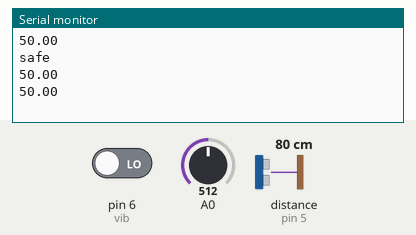
Bench run of a sketch on a simulated Arduino Uno, built with avr-gcc and run on an emulated ATmega328P. Shown: the last lines printed to the serial monitor. Wiring (inferred from the names in the program): ultrasonic range finder: trigger pin 4; echo pin 5. The test bench sets the inputs (shaded band); at power-on: distance to the obstacle (sensor on pin 5) 80 cm, A0 = 512, pin 6 (vib) LOW. The echo pulse lasts 58.3 µs per cm.

Above: at 1.9 s.
2.0 s: distance to the obstacle (sensor on pin 5) set to 9 cm
At 3.3 s:
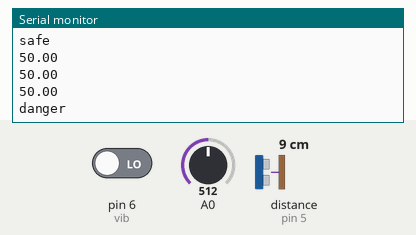
5.3 s: A0 set to 716
At 6.5 s:
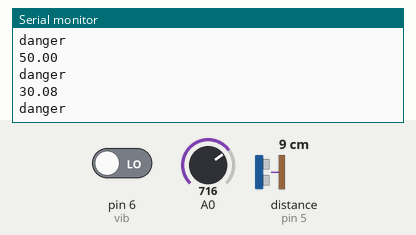
6.8 s: A0 set to 900
At 7.8 s:
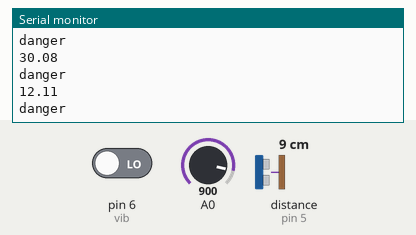
Timing chart, 0 to 9.8 s (numbered marks = the images above; inputs shaded):
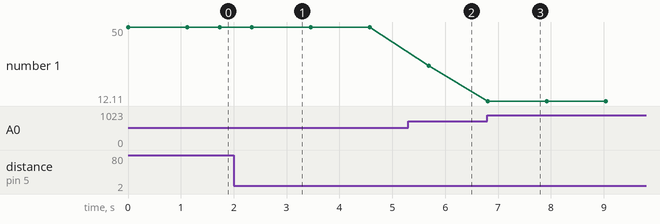

The sketch:

sensorcode.ino
```cpp
 #include <SoftwareSerial.h>
SoftwareSerial HC12(10,11); //hc12 tx, hc12 rx

//Ultrasonic Sensor
const int trigPin = 4;
const int echoPin = 5;
long duration;
int distanceCm;

//Vibrate Sensor
int vib = 6;
int val;
int getar = 0;

void setup()
{
  //All Device Begin
  Serial.begin(9600);
  HC12.begin(9600);

  //Ultrasonic pin configuration
  pinMode(trigPin, OUTPUT);
  pinMode(echoPin, INPUT);

  //Soil Moisture + Vibrate Sensor pin Confuguration
  pinMode(A0, INPUT);
  pinMode (vib, INPUT);
}

void loop()
{
  float sensorValue = analogRead(A0);
  float persen=((1024-sensorValue)/1024)*100;
  Serial.println(persen);
  HC12.println(persen);
  delay(500);

  distanceCm= duration*0.034/2;

  int getar= digitalRead(vib);

  digitalWrite(trigPin, LOW);
  delayMicroseconds(2);

  digitalWrite(trigPin, HIGH);
  delayMicroseconds(10);

  digitalWrite(trigPin, LOW);
  duration = pulseIn(echoPin, HIGH);

//aman dan waspada
  if (getar == 1 && distanceCm >= 10)
  {
    if (persen >= 0 && persen <= 65)
    {
      Serial.println("safe");
      HC12.println(1100); //aman
      delay(500);
    }
    else if (persen >= 65 && persen <= 90)
    {
      Serial.println("alert");
      HC12.println(1110); //waspada
      delay(500);
    }
    else if (persen >= 90 && persen <= 100)
    {
      Serial.println("danger");
      HC12.println(1101); //waspada
      delay(500);
    }
  }
//bahaya
  else if (getar == 0 && distanceCm <= 5 )
  {
    if (persen >= 0 && persen <= 100)
    {
      Serial.println("safe");
      HC12.println(1101); //bahaya
      delay(500);
    }
  }

  else if (distanceCm <= 10)
  {
    Serial.println("danger");
    HC12.println(1101);
    delay(500);
  }
  delay(100);
}
```

Measured:
- after the input at 2.0 s, the serial monitor: prints a new line after 0.85 s (image 1)
- after the input at 5.3 s, the serial monitor: prints a new line after 0.39 s (image 2)
- after the input at 6.8 s, the serial monitor: prints a new line at once (image 3)
- plotted number 1: 50 → 30.08 after the input at 5.3 s, 30.08 → 12.11 after the input at 6.8 s
